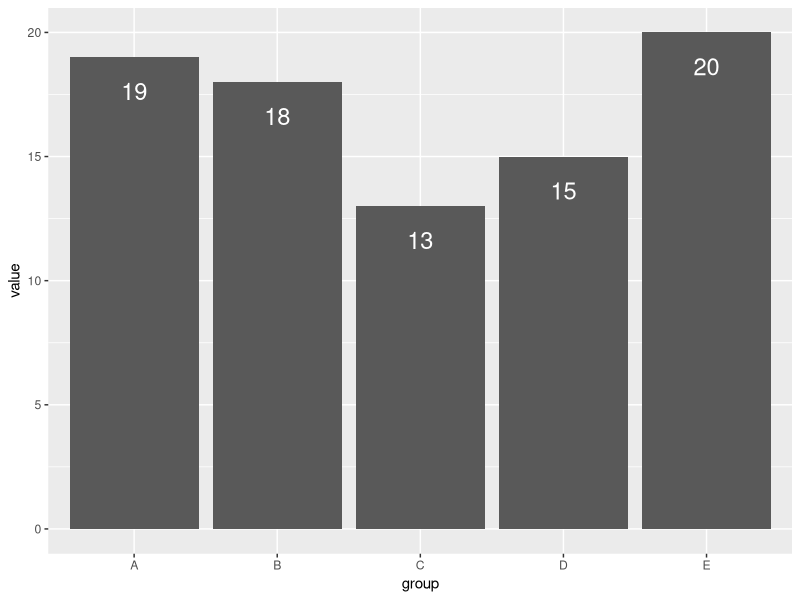
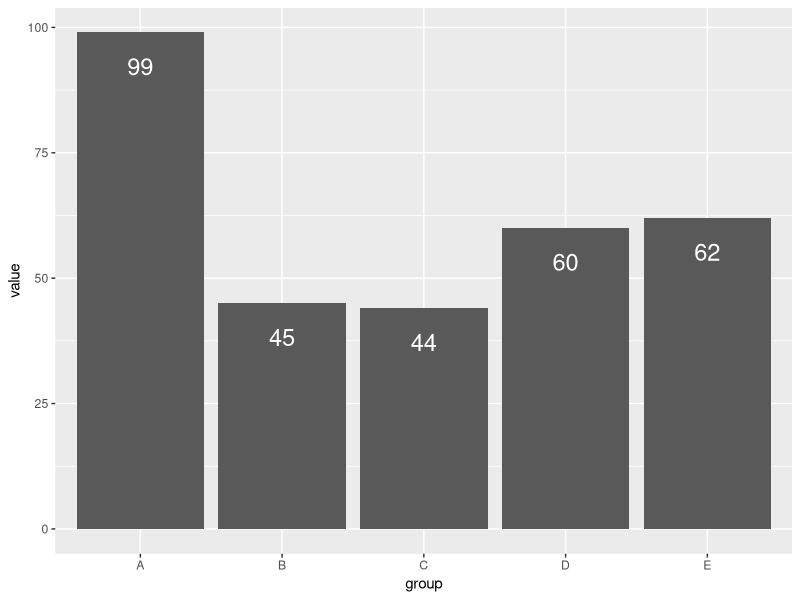

The R script that drew these images, in order:
## ---- chunk 1
#| label: leaving-the-house-definition
leaving_the_house <- function() {
  
}
## ---- chunk 2
#| label: leaving-the-house-calls 
today <- leaving_the_house()
today

tomorrow <- leaving_the_house()
tomorrow
## ---- chunk 3
#| label: setup 
library(dplyr)
library(ggplot2)

data1 <- structure(
    list(group = c("A", "B", "C", "D", "E"), value = c(19, 18, 13, 15, 20)),
    row.names = c(NA, -5L),
    class = c("tbl_df", "tbl", "data.frame")
)

data1
## ---- chunk 4
#| label: labels-definition-1
label_nudge <- function(y) {
    # do your calculations here
    # when you're ready, replace 0 with your return value
    offset <- 0.05 * max(y)

    return(y - offset)
}

label_nudge(data1$value)
## ---- chunk 5
#| label: label-plot-1
data1$y_nudge <- label_nudge(data1$value)
ggplot(data1, aes(x = group, y = value)) +
    geom_col() +
    geom_text(
        aes(label = value, y = y_nudge),
        color = "white",
        size = 6,
        vjust = 1
    )
# vjust is the vertical justification; vjust = 1 means labels will be aligned at the top
## ---- chunk 6
#| label: label-plot-new-range 
data2 <- structure(
    list(group = c("A", "B", "C", "D", "E"), value = c(99, 45, 44, 60, 62)),
    row.names = c(NA, -5L),
    class = c("tbl_df", "tbl", "data.frame")
)

data2
## ---- chunk 7
#| label: label-plot-new-range-result
data2$y_nudge <- label_nudge(data2$value)

ggplot(data2, aes(x = group, y = value)) +
    geom_col() +
    geom_text(
        aes(label = value, y = y_nudge),
        color = "white",
        size = 6,
        vjust = 1
    )
## ---- chunk 8
#| label: fmt-values 
percent_vals <- c(0.05, 0.1, 0.512, 0.678) # want 5%, 10%, 51%, 68%
dollar_vals <- c(100, 110.70, 823, 1123) # want $100; $111; $823; $1,123
comma_vals <- c(2345, 10123.4, 999, 1205) # want 2,345; 10,123; 999; 1,205
## ---- chunk 9
#| label: fmt-functions-1
# define functions here
percent1 <- function(x) {}
percent1(percent_vals)

dollar1 <- function(x) {}
dollar1(dollar_vals)

comma1 <- function(x) {}
comma1(comma_vals)
## ---- chunk 10
#| label: function-factories
number <- scales::label_number()
class(number)
## ---- chunk 11
#| label: scales-example 
decimal <- scales::label_number(accuracy = 0.01)
decimal(c(1.234, 5.1, 10.999))
